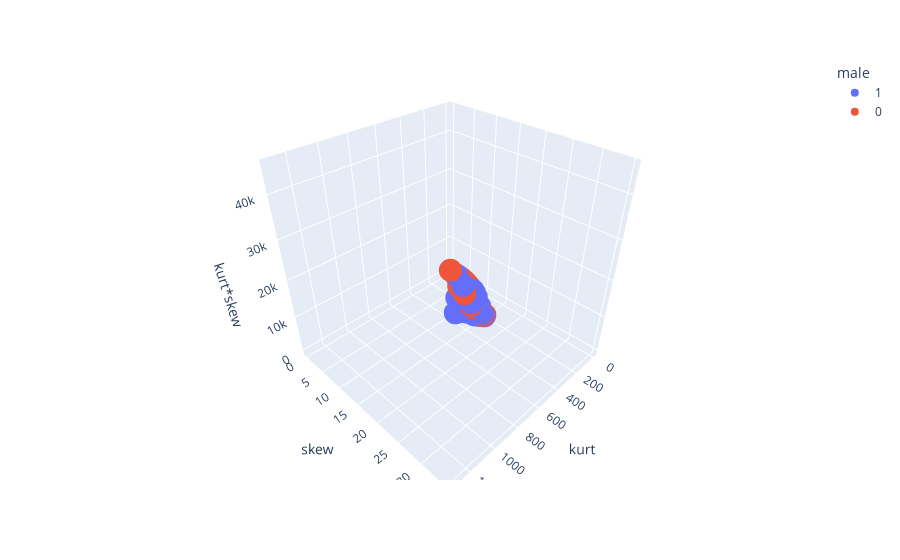

The code cell stored with this chart in its notebook:
### Code cell
px.scatter_3d(df,x='kurt',y='skew',z='kurt*skew',color='male')

### Figure 1 — Plotly figure (JSON) as saved in the notebook; plotly's stock layout.template omitted (floating-point values rounded to 4 significant figures; data arrays with more than 128 entries replaced by an {"elided": "..."} marker saying what was removed)
{"data": [{"hovertemplate": "male=1<br>kurt=%{x}<br>skew=%{y}<br>kurt*skew=%{z}<extra></extra>", "legendgroup": "1", "marker": {"color": "#636efa", "symbol": "circle"}, "mode": "markers", "name": "1", "scene": "scene", "showlegend": true, "type": "scatter3d", "x": {"elided": "1584 float values"}, "y": {"elided": "1584 float values"}, "z": {"elided": "1584 float values"}}, {"hovertemplate": "male=0<br>kurt=%{x}<br>skew=%{y}<br>kurt*skew=%{z}<extra></extra>", "legendgroup": "0", "marker": {"color": "#EF553B", "symbol": "circle"}, "mode": "markers", "name": "0", "scene": "scene", "showlegend": true, "type": "scatter3d", "x": {"elided": "1584 float values"}, "y": {"elided": "1584 float values"}, "z": {"elided": "1584 float values"}}], "layout": {"legend": {"title": {"text": "male"}, "tracegroupgap": 0}, "margin": {"t": 60}, "scene": {"domain": {"x": [0, 1], "y": [0, 1]}, "xaxis": {"title": {"text": "kurt"}}, "yaxis": {"title": {"text": "skew"}}, "zaxis": {"title": {"text": "kurt*skew"}}}}}
